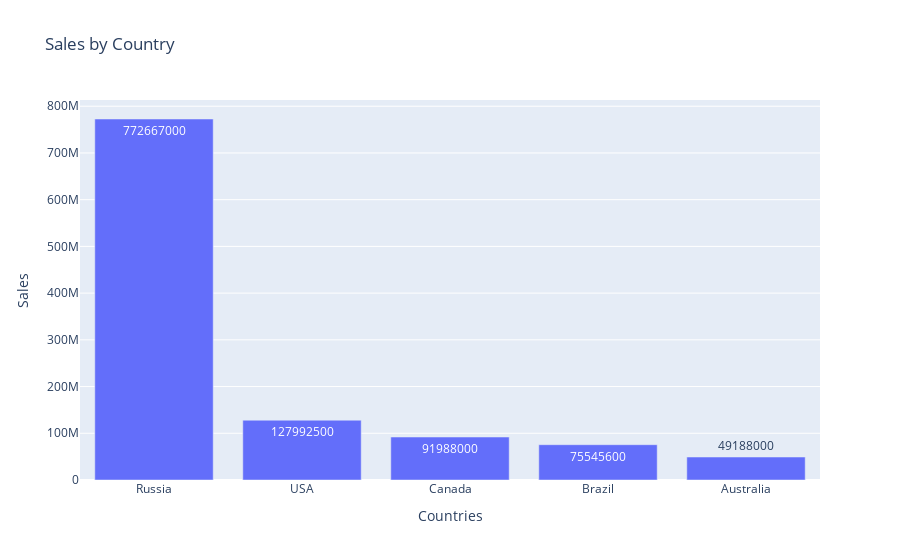

The notebook cell this image was saved under:
### Code cell
# Ploting Sales by Country

Sales_country = df.groupby(["Countries"] , as_index = False)["Sales"].sum().sort_values( by = "Sales" , ascending = False)
px.bar( data_frame = Sales_country , x = "Countries" , y = "Sales" , text = 'Sales' , title = "Sales by Country")

### Figure 1 — Plotly figure (JSON) as saved in the notebook; plotly's stock layout.template omitted (floating-point values rounded to 4 significant figures)
{"data": [{"alignmentgroup": "True", "hovertemplate": "Countries=%{x}<br>Sales=%{text}<extra></extra>", "legendgroup": "", "marker": {"color": "#636efa", "pattern": {"shape": ""}}, "name": "", "offsetgroup": "", "orientation": "v", "showlegend": false, "text": [772667000, 127992500, 91988000, 75545600, 49188000], "textposition": "auto", "type": "bar", "x": ["Russia", "USA", "Canada", "Brazil", "Australia"], "xaxis": "x", "y": [772667000, 127992500, 91988000, 75545600, 49188000], "yaxis": "y"}], "layout": {"barmode": "relative", "legend": {"tracegroupgap": 0}, "title": {"text": "Sales by Country"}, "xaxis": {"anchor": "y", "domain": [0, 1], "title": {"text": "Countries"}}, "yaxis": {"anchor": "x", "domain": [0, 1], "title": {"text": "Sales"}}}}
